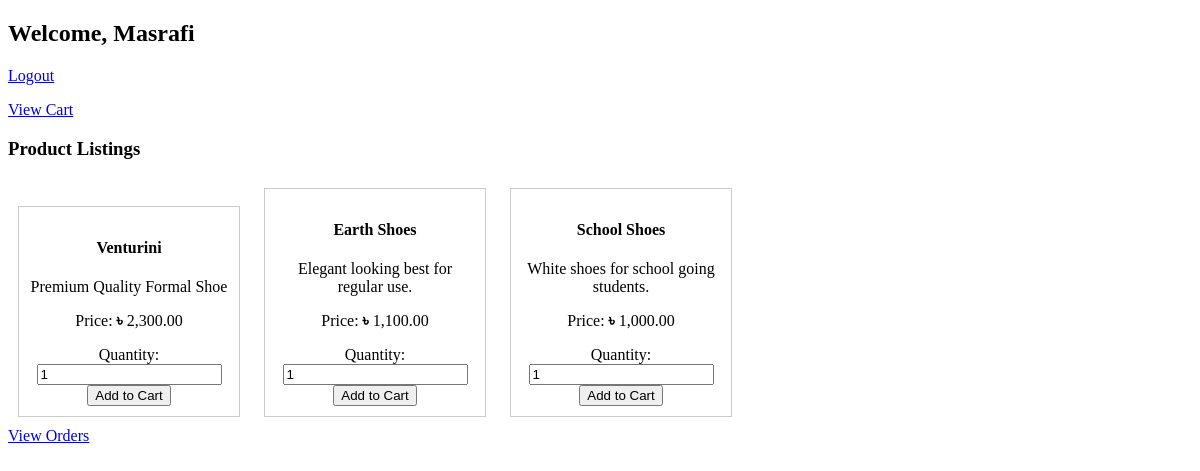
/index.php (signed in), run on the app's committed database.
### tables this page shows
CREATE TABLE `Products` (
  `product_id` int(11) NOT NULL,
  `name` varchar(100) NOT NULL,
  `description` text DEFAULT NULL,
  `price` decimal(10,2) NOT NULL,
  `tags` varchar(255) DEFAULT NULL,
  `stock` int(11) NOT NULL DEFAULT 0
);

### index.php (the view, shortened to what this page needs)
<?php
include('config.php');
$is_admin = $_SESSION['is_admin'];
$name = $_SESSION['name'];
$sql = "SELECT * FROM Products";
$result = $conn->query($sql);
$products = [];
if ($result->num_rows > 0) {
    while ($row = $result->fetch_assoc()) {
        $products[] = $row;
    }
}
?>
<!DOCTYPE html>
<html>
<head>
</head>
<body>
    <h2>Welcome, <?php echo htmlspecialchars($is_admin ? 'Admin' : $name); ?></h2>
    <p><a href="logout.php">Logout</a></p>
    <p><a href="cart.php">View Cart</a></p>
    <h3>Product Listings</h3>
    <div class="products">
        <?php if (count($products) > 0): ?>
            <?php foreach ($products as $product): ?>
                <div class="product">
                    <h4><?php echo htmlspecialchars($product['name']); ?></h4>
                    <p><?php echo htmlspecialchars($product['description']); ?></p>
                    <p>Price: <b>৳ </b><?php echo number_format($product['price'], 2); ?></p>
                    <form method="post" action="add_to_cart.php">
                        <label for="quantity">Quantity:</label>
                        <input type="number" name="quantity" value="1" min="1">
                        <button type="submit">Add to Cart</button>
                    </form>
                </div>
            <?php endforeach; ?>
        <?php else: ?>
            <p>No products available.</p>
        <?php endif; ?>
        <br>
        <a href="view_orders.php">View Orders</a>
    </div>
</body>
</html>

### index.php (style rules this page uses)
.product { border: 1px solid #ccc; padding: 10px; margin: 10px; display: inline-block; width: 200px; text-align: center; }

### data on the page
products: name "Venturini", description "Premium Quality Formal Shoe", price "2,300.00"
products: name "Earth Shoes", description "Elegant looking best for regular use.", price "1,100.00"
products: name "School Shoes", description "White shoes for school going students.", price "1,000.00"

### other printed values
$is_admin ? 'Admin' : $name "Masrafi"
